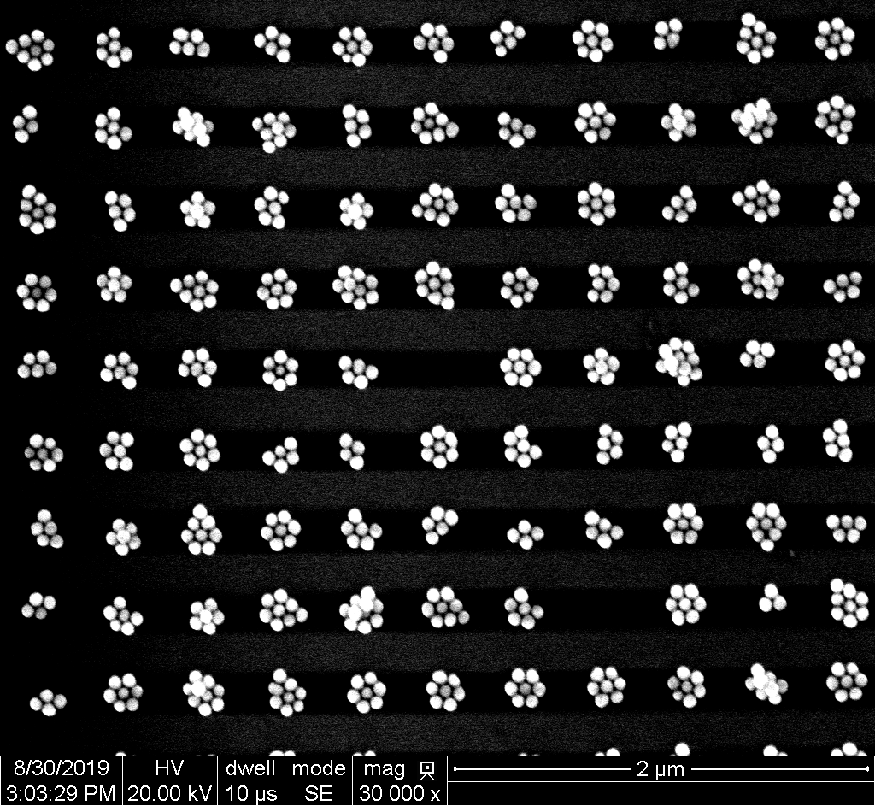
#> input picture backup_old/001_002.tif, 875 x 806 px, shrunk from 1024 x 943 before the run
$ python lines_Bjorn.py   (older library calls are emulated)
#> lines starting #> are read from the running program, lines starting #| are printed output that depends on the picture; after the words box and inside, x2 and y2 are one past the last pixel; in counts of white or black regions, pixels touching at a corner belong together; long printed decimals are rounded
### backup_old/OIP21_lib_ImageProcessing_V6.py
#!/usr/bin/env python3
# -*- coding: utf-8 -*-
"""
This is a library gathering all (relevant) image processing functions developed
within the scope of "Optimisation and Image Processing - OIP" 2018, MCI, SDU.

Put this library in your script folder and load by (for instance):

    import OIPlib_ImageProcessing as ip

apply functionality by (for instance)

    img, imgRED, imgGREEN, imgBLUE = ip.load_image_GUI()

Created on Tue Sep 11 11:17:33 2018

UPDATE_1, 2018-09-17:
    ADDED LECTURE 3 CONTENT (LINEAR FILTERING)

UPDATE_2, 2018-09-25:
    ADDED LECTURE 4 CONTENT / FUNCTIONALITY:
        * NONLINEAR FILTERING
        * Conversion imgBIN <-> PointSet
        * Basic Operations on PointSets (Union, Intersection, Translation, Reflection)

UPDATE_3, 2018-10-01:
    ADDED FUNCTIONS FOR BASIC MORPHOLOGICAL OPERATIONS ON IMAGES AND SETS.

UPDATE_4, 2018-10-10:
    ADDED FUNCTIONS FOR:
        * Edge detection
        * Laplace Sharpening
        * Unsharp Masking

        * Thinning (SLOW - faster version yet to come...)

        * Hough Line Detection (Original + Accelerated / Vectorised)


@author: jost
"""

# ------------------------------------
# IMPORTS:
# ------------------------------------

# needed almost every time:
import cv2
import imutils
import matplotlib.pyplot as plt  # for plotting
import matplotlib.image as mpimg  # for image handling and plotting
import numpy as np  # for all kinds of (accelerated) matrix / numerical operations
from scipy import ndimage
from scipy.signal import convolve2d
from copy import copy, deepcopy

# tkinter interface module for GUI dialogues (so far only for file opening):
import tkinter as tk
from tkinter.filedialog import askopenfilename

# ------------------------------------
# LOADING, SEPARATING AND CONVERTING TO INTENSITY:
# ------------------------------------
from skimage.feature import peak_local_max
from skimage.segmentation import watershed

# ----------------------------------------------------------
# Modified stuff
# [109 lines left out: functions FloodFillLabeling_modified, FloodFill_BF_modified, pre_region_labeling_filtering, segmenting, pre_conditioning, openCv_HoughCircles, not called in this run]

# -------------------------------------------------------------


def load_image(imgURL):
    ''' This function loads an image '''
    img = mpimg.imread(imgURL)
    img = img * 255
    img = img.astype(np.uint8)
    if len(img.shape) > 2:
        imgRED = img[:, :, 0]
        imgGREEN = img[:, :, 1]
        imgBLUE = img[:, :, 2]
    else:
        print('Single-channel image found! ... returning empty color channels... ')
        imgRED = []
        imgGREEN = []
        imgBLUE = []
    return img, imgRED, imgGREEN, imgBLUE


# [28 lines left out: functions load_image_GUI, crop_levels, not called in this run]


# ------------------------------------
# CONVERSION TO 1-CHANNEL INTENSITY:
# ------------------------------------

def convert2AVG(imgRED, imgGREEN, imgBLUE):
    ''' convert to intensity by averaging '''
    return ((imgRED.astype(np.float) + imgGREEN.astype(np.float) + imgBLUE.astype(np.float)) / 3.0).astype(np.uint8)


def convert2LUM(imgRED, imgGREEN, imgBLUE):
    ''' convert to intensity using the lumosity method (MOST CASES!) '''
    return (0.21 * imgRED + 0.72 * imgGREEN + 0.07 * imgBLUE).astype(np.uint8)


# [41 lines left out: functions convert2LIGHT, hist256, cum_hist256, threshold, not called in this run]


# 0 is black, 255 is white
def threshold2(imgINT, ath):
    return ((imgINT >= ath) * 255).astype(np.uint8)


def threshold_binary(imgINT, ath):
    mask = imgINT >= ath
    imgTH = np.zeros(imgINT.shape)
    imgTH[mask] = 1
    return imgTH.astype(np.uint8)


def threshold_binary2(imgINT, ath):
    return imgINT >= ath


def adjust_brightness(img, a):
    imgB = crop_levels(img.astype(np.float) + a)
    return imgB.astype(np.uint8)


def adjust_contrast(img, a):
    imgC = crop_levels(img.astype(np.float) * a)
    return imgC.astype(np.uint8)


def invert_intensity(img):
    return 255 - img


# [93 lines left out: functions auto_contrast256, equalise_histogram256, shift_intensities, mean_class_variance, auto_thresh, add_salt_and_pepper, not called in this run]


# ----------------------------------------------------------------------------
# FILTER MATRICES:
# ----------------------------------------------------------------------------

# Define some filter matrices:
# The 3x3 averaging box:
Av3 = np.array([[1, 1, 1],
                [1, 1, 1],
                [1, 1, 1]]) / 9

# 5x5 Gaussian filter:
Gauss5 = np.array([[0, 1, 2, 1, 0],
                   [1, 3, 5, 3, 1],
                   [2, 5, 9, 5, 2],
                   [1, 3, 5, 3, 1],
                   [0, 1, 2, 1, 0]])
Gauss5Norm = Gauss5 / np.sum(Gauss5)

# 5x5 Mexican Hat Filter:
Mex5 = np.array([[0, 0, -1, 0, 0],
                 [0, -1, 2, -1, 0],
                 [-1, -2, 16, -2, -1],
                 [0, -1, -2, -1, 0],
                 [0, 0, -1, 0, 0]])
Mex5Norm = Mex5 / np.sum(Mex5)

# ----------------------------------------------------------------------------
# Edge Detection Filters:

# Derivative:
HDx = np.array([[-0.5, 0., 0.5]])
HDy = np.transpose(HDx)

# Prewitt:
HPx = np.array([[-1., 0., 1.],
                [-1., 0., 1.],
                [-1., 0., 1.]]) / 6.
HPy = np.transpose(HPx)

# Sobel:
HSx = np.array([[-1., 0., 1.],
                [-2., 0., 2.],
                [-1., 0., 1.]]) / 8.
HSy = np.transpose(HPx)

# Improved Sobel:
HISx = np.array([[-3., 0., 3.],
                 [-10., 0., 10.],
                 [-3., 0., 3.]]) / 32.
HISy = np.transpose(HPx)

# ----------------------------------------------------------------------------
# Laplace Filters:

# Laplace:
HL4 = np.array([[0., 1., 0.],
                [1., -4., 1.],
                [0., 1., 0.]])

# Laplace 8:
HL8 = np.array([[1., 1., 1.],
                [1., -8., 1.],
                [1., 1., 1.]])

# Laplace 12:
HL12 = np.array([[1., 2., 1.],
                 [2., -12., 2.],
                 [1., 2., 1.]])


# ------------------------------------
# LINEAR FILTERING:
# ------------------------------------

# ----------------------------------------------------------------------------
# "Naive" / pedestrian Filter implementation (we will rather use the convolutional approach)
# [15 lines left out: function pedestrian_filter, not called in this run]


# ----------------------------------------------------------------------------
# Linear filtering by convolution
def conv2(x, y, mode='same'):
    # mimic matlab's conv2 function:
    return np.rot90(convolve2d(np.rot90(x, 2), np.rot90(y, 2), mode=mode), 2)


# [6 lines left out: function filter_image, not called in this run]


def filter_image_float(I, H):
    # Convolution-based filtering:
    return conv2(np.double(I), np.double(H))


# ----------------------------------------------------------------------------
# Gaussian Filter Matrix of arbitrary size:
# [164 lines left out: functions create_gaussian_filter, create_LoG_filter, max_filter, min_filter, calc_median, median_filter and 4 more, not called in this run]


def PL_translate(PointList, Point):
    ''' shift / translate a point list by a point'''
    return [([sum(x) for x in zip(Point, y)]) for y in PointList]


def PL_mirror(PointList):
    ''' mirror / reflect a point list'''
    return [list(x) for x in list((-1) * np.array(PointList))]


# ------------------------------------------------------
# MORPHOLOGICAL OPERATIONS ON BINARY IMAGES
# ------------------------------------------------------

# [6 lines left out: function PL_dilate, not called in this run]


def img_dilate(I, PLH):
    PLI = imgBIN_to_PointSet(I)
    return PointSet_to_imgBIN(PL_dilate(PLI, PLH), I.shape)


# [5 lines left out: function img_erode, not called in this run]


def PL_erode(PointList_I, PointList_H):
    # Up  for you to try :-)
    return


def img_BoundaryExtract(I, PLH):  # PUT YOUR CODE HERE!
    Ierode_inv = 1 - img_erode(I, PLH)
    return PointSet_to_imgBIN(PL_intersect(imgBIN_to_PointSet(I), imgBIN_to_PointSet(Ierode_inv)), I.shape)


def img_open(I, PLH):
    # PUT YOUR CODE HERE!
    return img_dilate(img_erode(I, PLH), PLH)


def img_close(I, PLH):
    # PUT YOUR CODE HERE!
    return img_erode(img_dilate(I, PLH), PLH)


# ------------------------------------
# COMMON STRUCTURING ELEMENTS (POINT SETS)

N4 = [[0, 0], [-1, 0], [1, 0], [0, -1], [0, 1]]

N8 = [[0, 0], [-1, 0], [1, 0],
      [0, -1], [0, 1], [-1, 1],
      [1, -1], [1, 1], [-1, -1]]

SmallDisk = [[0, 0], [-1, 0], [1, 0], [0, -1], [0, 1], [-1, 1], [1, -1], [1, 1], [-1, -1],
             [-2, -1], [-2, 0], [-2, 1],
             [2, -1], [2, 0], [2, 1],
             [-1, -2], [0, -2], [1, -2],
             [-1, 2], [0, 2], [1, 2]]


# ----------------------------------------------------------------------------
# Edge Detection and Sharpening
# ----------------------------------------------------------------------------

# [100 lines left out: functions detect_edges, laplace_sharpen, unsharp_mask, neighbours, transitions, Thinning, not called in this run]


# ----------------------------------------------------------------------------
# HOUGH TRANSFORM
# ----------------------------------------------------------------------------

# ------------------------------------
def plot_line_rth(M, N, r, theta, ax):
    """
    Plots a line with (r, theta) parametrisation over a given image.
    """
    uc, vc = np.floor_divide(M, 2), np.floor_divide(N, 2)
    u = np.arange(M)
    v = np.arange(N)
    ax.axis([0, M, 0, N])
    if theta == 0 or theta == np.pi:
        ax.axvline(x=r + uc)
    #        print('zero theta line')
    else:
        x = u - uc
        # y = v-vc
        # m = np.tan(np.pi/2.-theta)
        m = -np.tan(np.pi / 2 - theta)
        k = r / np.sin(theta)
        ax.plot(x + uc, -(m * x + k) + vc)

    # ------------------------------------


def largest_indices(ARRAY, n):
    """
    Returns the n index combinations referring to the
    largest values in a numpy array.
    """
    flat = ARRAY.flatten()
    indices = np.argpartition(flat, -n)[-n:]
    indices = indices[np.argsort(-flat[indices])]
    return np.unravel_index(indices, ARRAY.shape)


# ------------------------------------
# [36 lines left out: function hough_lines_loops, not called in this run]


def hough_lines(imgBIN, Nth, Nr, K):
    '''
    Computes the Hough transform to detect straight lines in the binary
    image I (of size M × N ), using Nθ , Nr discrete steps for the angle
    and radius, respectively. Returns the list of parameter pairs ⟨θi,ri⟩
    for the K strongest lines found.
    --- Almost all loops avoided / replaced by array arithmetic
    -> around 100x faster that the "direct" implementation ---
    '''
    # Find image center:
    N, M = imgBIN.shape
    uc, vc = np.floor_divide(M, 2), np.floor_divide(N, 2)  # maybe just divide???

    # initialise increments:
    rmax = np.sqrt(uc * uc + vc * vc)
    dth = np.pi / Nth
    dr = 2. * rmax / Nr

    # Create the accumulator Array:
    Acc = np.zeros((Nth, Nr))

    # Fill the Accumulator Array:
    # we can avoid the if statement by numpy's "nonzero" function:
    nzi = np.nonzero(imgBIN)
    y = nzi[0][:] - vc
    x = nzi[1][:] - uc

    # we can avoid the theta / r loop(s) by
    # .... 1.) an outer product:
    ith = range(Nth)
    theta = dth * ith
    r = np.outer(x, np.cos(theta)) + np.outer(y, np.sin(theta))
    ir = (np.floor_divide(Nr, 2) + np.floor_divide(r, dr)).astype(np.integer)
    # (column index = theta index, the rows represent ALL possible r_index values for one theta value)

    # ... and 2.) a column-wise sum of equal radius values:
    # (I could not find a way to get rid of the "last" remaining loop over r:)
    for cnt in range(Nr):
        Acc[:, cnt] = np.sum(ir == cnt, axis=0)

    MaxIDX = largest_indices(Acc, K)
    MaxTH = dth * MaxIDX[0][:]
    MaxR = dr * MaxIDX[1][:] - rmax

    return Acc, MaxIDX, MaxTH, MaxR


# [530 lines left out: functions hough_circles_loops, hough_circles, FloodFillLabeling, FloodFill_Recursive, FloodFill_DF, FloodFill_BF and 14 more, not called in this run]

### backup_old/lines_Bjorn.py
import OIP21_lib_ImageProcessing_V6 as oip
import numpy as np
from matplotlib import image as mpimg
from matplotlib import pyplot as plt
import cv2
import math

def filter_lines(lines, th_range, r_range):
    filtered_lines = []
    for line in lines:

        filtered_lines.append()


imgs = []
img1, r1, g1, b1 = oip.load_image('001_002.tif')
#> in load_image, img is the input picture: shape (806, 875) uint16; min 0, max 65520, mean 8869.3
#> in load_image, `img = img.astype(np.uint8)`:
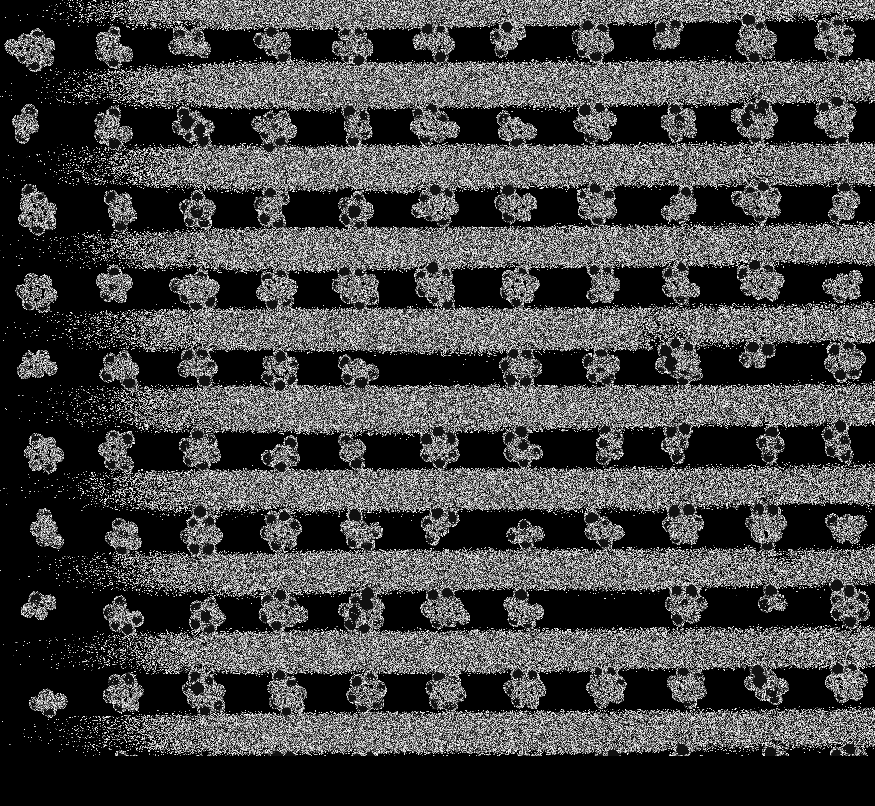
#> img: shape (806, 875); min 0, max 255, mean 68.8
#> r1 = []; g1 = []; b1 = []
img2, r2, g2, b2 = oip.load_image('simp_line.png')
#> call 2 of load_image, with imgURL = 'simp_line.png'
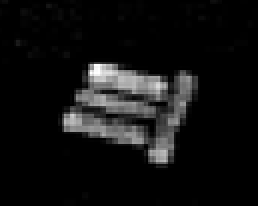
#> input picture simp_line.PNG, 129 x 103 px, shrunk from 151 x 120 before the run, found by its file name (shown 2 times larger)
#> in load_image, img is the input picture: shape (103, 129, 4) float32; mean R, G, B, A 0.0675, 0.0675, 0.0675, 1
img3, r3, g3, b3 = oip.load_image('T001.png')
#> call 3 of load_image, with imgURL = 'T001.png'
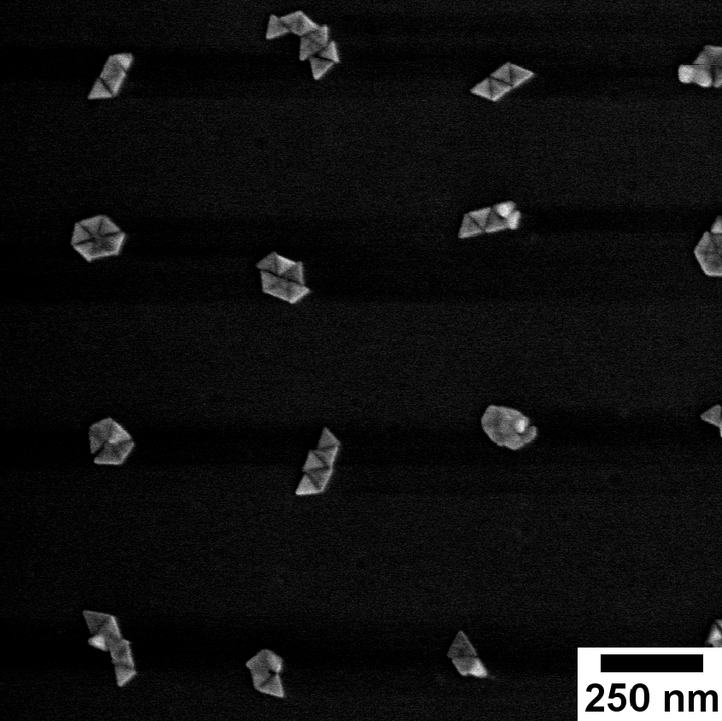
#> input picture backup_old/T001.png, 722 x 721 px, shrunk from 845 x 844 before the run
#> in load_image, img is the input picture: shape (721, 722, 4) float32; mean R, G, B, A 0.0617, 0.0617, 0.0617, 1
imgs = [img1, img2, img3]
r = [r1, r2, r3]
g = [g1, g2, g3]
b = [b1, b2, b3]


for i in range(len(imgs)):
    #print(imgs[i].shape)
    try:
        imgs[i] = imgs[i][:,:,0]
    except:
        pass
    #print(imgs[i].shape)
    #imgs[i] = oip.convert2LUM(r[i], g[i], b[i])

    #imgs[i], Phi, IDX, IDY = oip.detect_edges(imgs[i], Filter='ISobel')
    imgs[i] = oip.threshold_binary(imgs[i], 10)
#> this loop made 3 passes
#> pass 1, in threshold_binary, `mask = imgINT >= ath`:
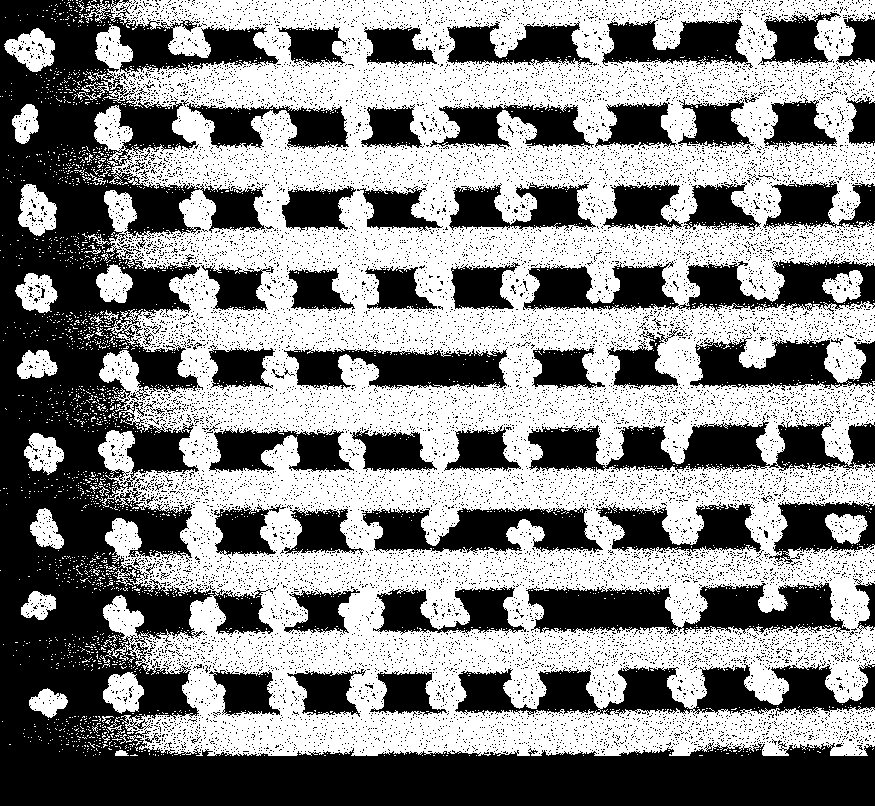
#> mask: shape (806, 875) bool; 53.7% white; 15590 black regions (15508 under 20 px), largest, box (x1, y1, x2, y2) and area: (0, 0, 875, 806) 147855, (455, 663, 875, 716) 11436, (528, 416, 875, 473) 10695
#> pass 3, in threshold_binary (call 3), `mask = imgINT >= ath`:
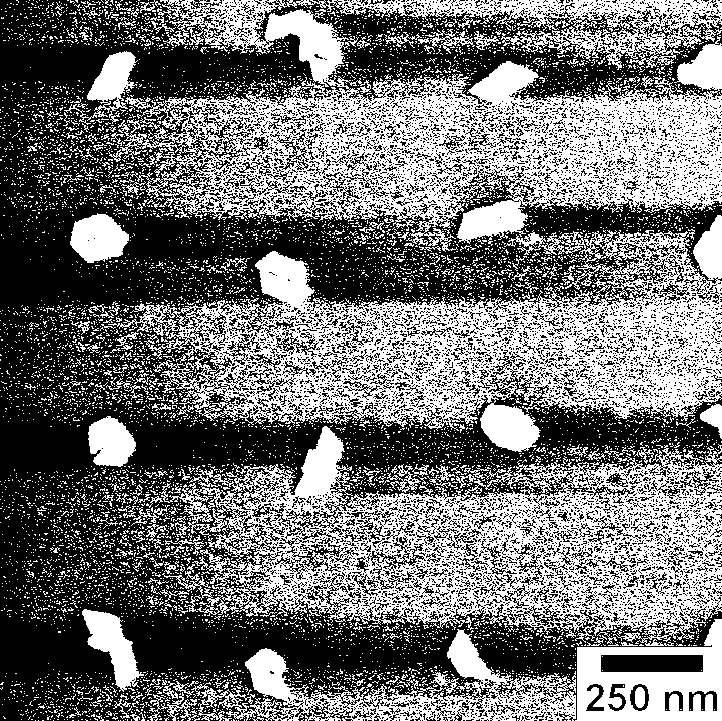
#> mask: shape (721, 722) bool; 45.3% white; 8355 white regions (8150 under 20 px), largest, box (x1, y1, x2, y2) and area: (108, 0, 722, 252) 69829, (108, 215, 722, 452) 54531, (159, 426, 722, 646) 52696
#> after the loop, imgs = 3 items

    # [17 lines of commented-out code are left out]
E = imgs[1]

#E = oip.threshold(E, 10)
#E = oip.threshold_binary(E, 40)
#print(E)

N, M = E.shape
#> N = 103; M = 129
Nth = (np.floor_divide(M,2)).astype(np.uint8) # number of THETA values in the accumulator array
#> Nth = 64
Nr = (np.floor_divide(N,2)).astype(np.uint8)  # number of R values in the accumulator array
#> Nr = 51
K = 20
Acc, MaxIDX, MaxTH, MaxR = oip.hough_lines(E, Nth, Nr, K)
#> in hough_lines, `nzi = np.nonzero(imgBIN)`: nzi = 2372 positions, rows 0 to 83, columns 1 to 108
#> in hough_lines, `y = nzi[0][:] - vc`: y = 2372 values from -51 to 32
#> in hough_lines, `x = nzi[1][:] - uc`: x = 2372 values, max 44 at index 6, min -63 at index 0, mean 0.419
#> after the loop in hough_lines, `for cnt in range(Nr):`:
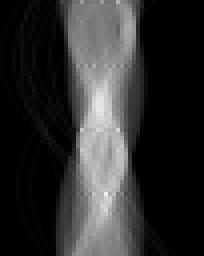
#> Acc: shape (64, 51) float64 (shown 4 times larger); min 0, max 240, mean 46.5
#> in largest_indices, `flat = ARRAY.flatten()`: flat = 3264 values, max 240 at index 2474, min 0 at index 0, mean 46.51
#> in largest_indices, `indices = np.argpartition(flat, -n)[-n:]`: indices = 20 values, max 2678 at index 4, min 1197 at index 7, mean 1544.6
#> in largest_indices, `indices = indices[np.argsort(-flat[indices])]`: indices = 20 values, max 2678 at index 15, min 1197 at index 11, mean 1544.6
#> in hough_lines, `MaxIDX = largest_indices(Acc, K)`: MaxIDX = 20 positions, rows 23 to 52, columns 23 to 29
#> in hough_lines, `MaxTH = dth * MaxIDX[0][:]`: MaxTH = 20 values, max 2.55 at index 15, min 1.13 at index 11, mean 1.46
#> in hough_lines, `MaxR = dr * MaxIDX[1][:] - rmax`: MaxR = 20 values, max 11.23 at index 18, min -8.02 at index 13, mean -2.25
#> MaxIDX = 20 positions, rows 23 to 52, columns 23 to 29
print(MaxTH)
#| [2.356 1.325  1.325  1.276 1.227 1.276
#|  1.227 1.374 1.178 1.374 1.178 1.129
#|  1.424 1.276 1.227 2.553 1.424 1.129
#|  1.571 2.405]
print(MaxR)
#| [ 1.605 -1.605 -4.814 -4.814 -4.814 -1.605
#|  -1.605 -1.605 -1.605 -4.814 -4.814 -4.814
#|  -1.605 -8.023 -8.023  1.605 -4.814 -1.605
#|  11.232  1.605]


ax = plt.subplot()

filtered_lines = []
for i in range(K):
    #oip.plot_line_rth(E, MaxTH[i], MaxR[i], ax)
    oip.plot_line_rth(M, N, MaxR[i], MaxTH[i], ax)
#> this loop made 20 passes
#> (m in plot_line_rth, k in plot_line_rth) on passes 1 to 12: (1, 2.27), (-0.25, -1.65), (-0.25, -4.96), (-0.303, -5.03), (-0.358, -5.11), (-0.303, -1.68), (-0.358, -1.7), (-0.199, -1.64), (-0.414, -1.74), (-0.199, -4.91), (-0.414, -5.21), (-0.473, -5.33)
    # [25 lines of commented-out code are left out]
ax.imshow(E, cmap=plt.cm.gray, extent = [0,M,0,N])
#plt.imshow(cimg)
#plot_cumhist(img)

#plt.rcParams['figure.figsize'] = [20, 10]

#plt.imshow(line_plot, cmap='gray')
plt.show()
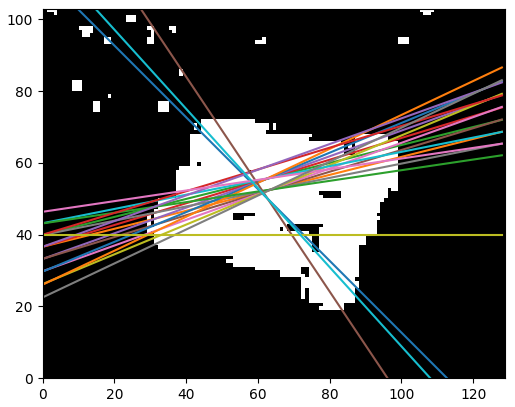
#> figure drawn by matplotlib, 1 panel
